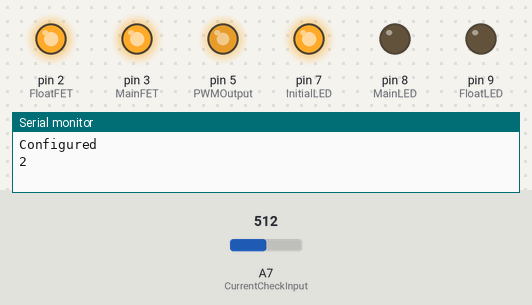
Recording of a sketch running on a simulated Arduino Nano, built with avr-gcc and run on an emulated ATmega328P. On the bench: output pins drawn as LEDs (lit = HIGH), the last lines printed to the serial monitor. Inputs (shaded band) come from the test bench; at power-on: A7 (CurrentCheckInput) = 512.

Above: at 1.2 s.
1.3 s: A7 (CurrentCheckInput) set to 758
2.8 s: A7 (CurrentCheckInput) set to 781
At 3.1 s:
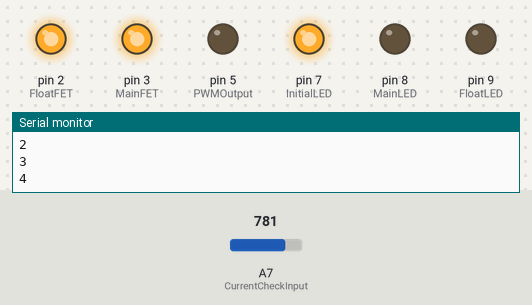
4.3 s: A7 (CurrentCheckInput) set to 716
At 5.5 s:
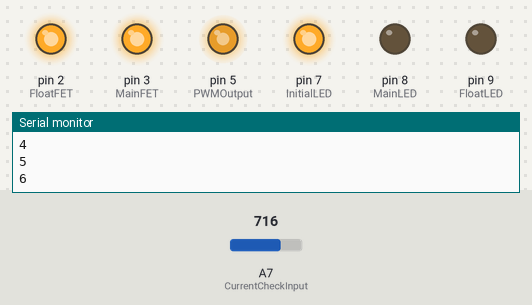
5.8 s: A7 (CurrentCheckInput) set to 890
At 6.6 s:
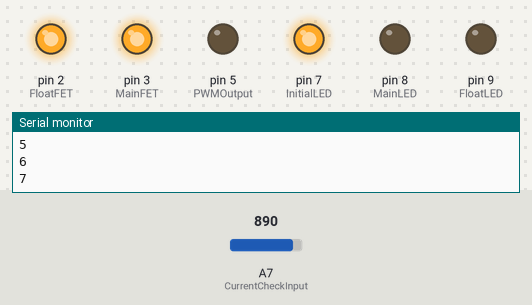
7.3 s: A7 (CurrentCheckInput) set to 710
At 7.8 s:
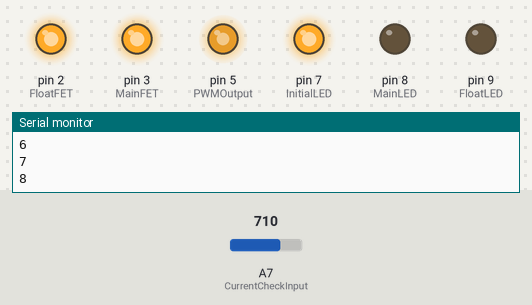
Timing chart, 0 to 9.8 s (numbered marks = the images above; inputs shaded):
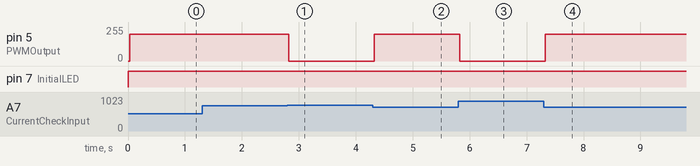

The sketch:

FullControl.ino
```cpp
/* Include Files */
#include <avr/io.h>
#include <avr/interrupt.h>


/* Digital Pins */
int MainFET = 3;
int FloatFET = 2;
int InitialLED = 7;
int MainLED = 8;
int FloatLED = 9;
int PWMOutput = 5;

/* Analog Pins */
int CurrentCheckInput = A7;
int BatteryInput = A6;

/* ADC Values */
int InitialCurrent = 760;
int MainCurrent = 375;
int FloatCurrent = 36;
int Current;
int BoostLimit = 880;
int DutyCycle = 1;
int Counter = 0;
int Stage = 0;
int FloatVoltage = 750;

void setup() {

    /* Set PWM frequency to 62kHz */
    TCCR0B = (TCCR0B & 0b11111000) | 0b00000001;


    /* Initialize Timer 1 used for interupt*/
    cli();                               // disable global interrupts
    TCCR1A = 0;                          // set entire TCCR1A register to 0
    TCCR1B = 0;                          // same for TCCR1B


    /* Set up timer to interrupt every second */
    OCR1A = 15624;                       // set compare match register to desired timer count
    TCCR1B |= (1 << WGM12);              // turn on CTC mode
    TCCR1B |= (1 << CS10);               // Set CS10 bits for 1024 prescaler
    TCCR1B |= (1 << CS12);               // Set CS12 bits for 1024 prescaler
    TIMSK1 |= (1 << OCIE1A);             // enable timer compare interrupt
    sei();                               // enable global interrupts


    /* Set up output pin modes */
    pinMode(MainFET, OUTPUT);            // sets the Main Stage FET pin as output
    pinMode(FloatFET, OUTPUT);           // sets the Float Stage FET pin as output
    pinMode(InitialLED, OUTPUT);         // sets the Intitial LED pin as output
    pinMode(MainLED, OUTPUT);            // sets the Main LED pin as output
    pinMode(FloatLED, OUTPUT);           // sets the Float LED pin as output
    pinMode(PWMOutput, OUTPUT);          // sets PWM pin as output


    /* Set up input pin modes */
    pinMode(BatteryInput, INPUT);        // sets battery pin as an input
    pinMode(CurrentCheckInput, INPUT);   // sets current checkpoint as input


    /* Configure output pin initial conditions */
    digitalWrite(MainFET, HIGH);         // Main Stage Resistor is not part of circuit
    digitalWrite(FloatFET, HIGH);        // Float stage resistor is not part of circuit
    digitalWrite(InitialLED, LOW);       // Battery is not connected to boost converter
    digitalWrite(MainLED, HIGH);         // Main Stage Resistor is not part of circuit
    digitalWrite(FloatLED, HIGH);        // Float stage resistor is not part of circuit


    /* Set up serial */
    Serial.begin(19200);
    Serial.println("Configured");
}

void loop(){
  CheckBatteryVoltage();
  while(1){
      ChargeBattery();
  }
}

void CheckBatteryVoltage(void){

    /* Take reading of battery through a 1:3 voltage divider */
    int BatteryVoltage = analogRead(BatteryInput);

    /* If battery voltage is below */
    if(BatteryVoltage < 695){

        /* Set output LED's */
        digitalWrite(InitialLED, HIGH);
        digitalWrite(MainLED, LOW);
        digitalWrite(FloatLED, LOW);

        /* Set current setting FET's */
        digitalWrite(MainFET, HIGH);     // Main Stage Resistor is not part of circuit
        digitalWrite(FloatFET, HIGH);    // Float stage resistor is not part of circuit

        /* Set Charging Current */
        Current = InitialCurrent;

        /* Set stage of charging */
        Stage = 0;
    }

    if(BatteryVoltage >= 695 && BatteryVoltage < 720){
        /* Set output LED's */
        digitalWrite(InitialLED, LOW);
        digitalWrite(MainLED, HIGH);
        digitalWrite(FloatLED, LOW);

        /* Set current setting FET's */
        digitalWrite(MainFET, LOW);       // Main Stage Resistor is part of circuit
        digitalWrite(FloatFET, HIGH);     // Float stage resistor is not part of circuit

        /* Set Charging Current */
        Current = MainCurrent;

        /* Set stage of charging */
        Stage = 1;
    }

    if(BatteryVoltage >= 720){
        /* Set output LED's */
        digitalWrite(InitialLED, LOW);
        digitalWrite(MainLED, LOW);
        digitalWrite(FloatLED, HIGH);

        /* Set current setting FET's */
        digitalWrite(MainFET, LOW);       // Main Stage Resistor is part of circuit
        digitalWrite(FloatFET, LOW);      // Float stage resistor is part of circuit

        /* Set Charging Current */
        Current = FloatCurrent;

        /* Set stage of charging */
        Stage = 2;
    }
}


void ChargeBattery(void){

    if(Stage <= 1){
      int CurrentCheck = analogRead(CurrentCheckInput);
      if (CurrentCheck < Current-5 && DutyCycle < 200){
        DutyCycle++;
      }

      if (CurrentCheck > Current+5 && DutyCycle > 0){
        DutyCycle--;
      }
      analogWrite(PWMOutput, DutyCycle);
      delay(1);
    }

    if(Stage > 1){
      int VoltageCheck = analogRead(BatteryInput);
      if (VoltageCheck < FloatVoltage+20 && DutyCycle < 200){
        DutyCycle++;
      }

      if (VoltageCheck > FloatVoltage+20 && DutyCycle > 0){
        DutyCycle--;
      }
      analogWrite(PWMOutput, DutyCycle);
      delay(1);
    }
//    Serial.print("Duty Cycle:");
//    Serial.println(DutyCycle);
}

ISR(TIMER1_COMPA_vect){

    Counter++;
    Serial.println(Counter);

    if (Counter >= 1800 && Stage == 0){
        Counter = 0;
        /* Set output LED's */
        digitalWrite(InitialLED, LOW);
        digitalWrite(MainLED, HIGH);
        digitalWrite(FloatLED, LOW);

        /* Set current setting FET's */
        digitalWrite(MainFET, LOW);       // Main Stage Resistor is not part of circuit
        digitalWrite(FloatFET, HIGH);     // Float stage resistor is not part of circuit

        /* Set Charging Current */
        Current = MainCurrent;

        Stage = 1;
        Serial.println("Main");
        Serial.println(Current);
    }

    if (Counter >=7200 && Stage == 1){
      /* Set output LED's */
        digitalWrite(InitialLED, LOW);
        digitalWrite(MainLED, LOW);
        digitalWrite(FloatLED, HIGH);

        /* Set current setting FET's */
        digitalWrite(MainFET, LOW);   // Main Stage Resistor is not part of circuit
        digitalWrite(FloatFET, LOW);  // Float stage resistor is not part of circuit


        Stage = 2;

        Serial.println("Float");
     }
}
```

Measured:
- the behaviour switches between 765 and 766 on A7 (CurrentCheckInput) (found by bisection; images 0 and 1)
- after the input at 2.8 s, pin 5 (PWMOutput): 200/255 → 0/255 at once
- after the input at 4.3 s, pin 5 (PWMOutput): 0/255 → 200/255 at once
- after the input at 5.8 s, pin 5 (PWMOutput): 200/255 → 0/255 at once
- after the input at 7.3 s, pin 5 (PWMOutput): 0/255 → 200/255 at once
